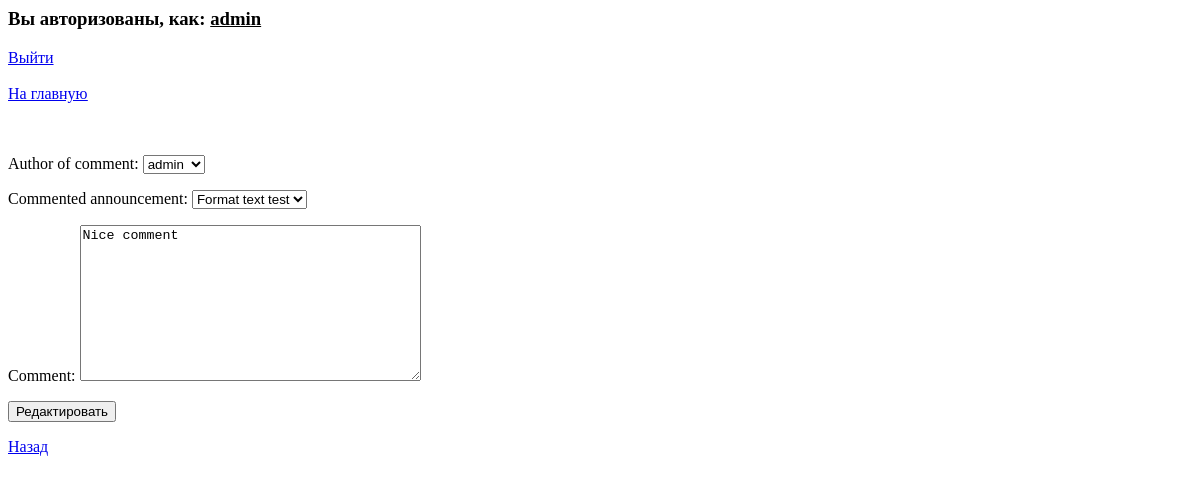
/comments/edit/1 (signed in), run on an earlier commit of the app's database.
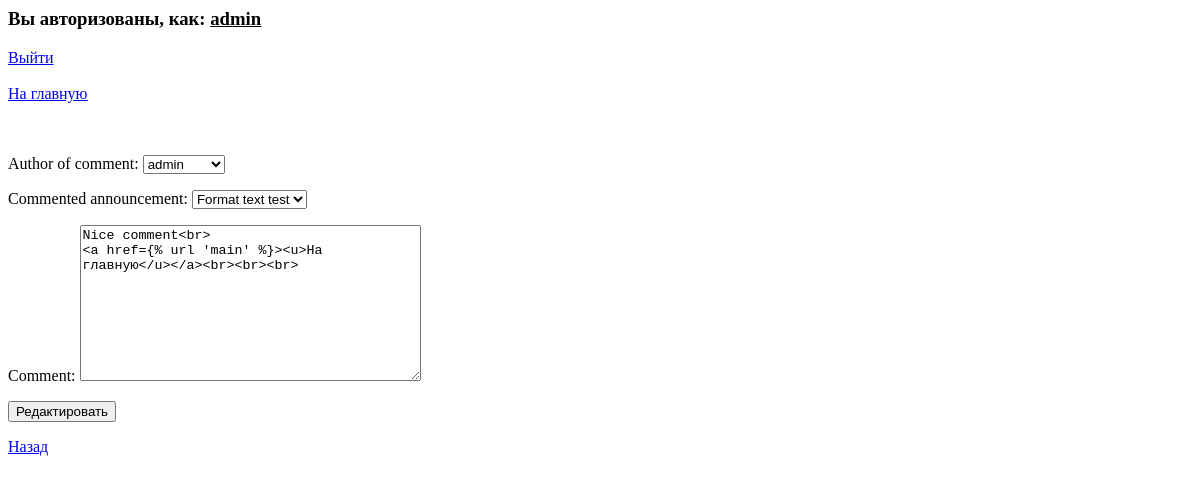
And on a later commit of the database.
### announcements/models.py (models this page shows, shortened)
class Comment(models.Model):
    com_ann = models.ForeignKey(Announcement, on_delete=models.CASCADE, verbose_name='Commented announcement')
    com_author = models.ForeignKey(User, on_delete=models.CASCADE, verbose_name='Author of comment')
    com_body = models.TextField(verbose_name='Comment')
    com_time_in = models.DateTimeField(auto_now_add=True, verbose_name='Time of comment creation')
    com_confirmed = models.BooleanField(default=False, verbose_name='Comment confirmed by announcement author')
    class Meta:
        verbose_name = 'Comment'
        verbose_name_plural = 'Comments'

### announcements/views.py (the view)
# urls.py: path('comments/edit/<int:pk>', CommentEdit.as_view(), name='comment_edit'),
class CommentEdit(LoginRequiredMixin, UpdateView):
    template_name = 'comment_edit.html'
    form_class = CommentForm
    queryset = Comment.objects.all()  # TODO try change with model = Comment

### announcements/forms.py
class CommentForm(ModelForm):
    class Meta:
        model = Comment
        fields = ['com_author', 'com_ann', 'com_body']

### announcements/models.py (called while the page is built)
    def __str__(self):
        return self.ann_title

### templates/comment_edit.html (shortened to what this page needs)
<h3>Вы авторизованы, как: <u>{{ user }}</u></h3> <a href={% url 'logout' %}>Выйти</a><br><br>
<a href={% url 'main' %}><u>На главную</u></a><br><br><br>
{% if user == object.com_author %}
    <form method="POST">
    {{ form.as_p }}
    <input type="submit" value={{ 'Редактировать комментарий' }}>
    </form>
{% else %}
    <h1>Думали, все так просто? ;)<br>Эта страница доступна только автору комментария</h1>
{% endif %}
<a href={% url 'comment_list' %}><u>Назад</u></a>

What changed in the data, as far as the page shows it:
changed Comment "admin": com_body "Nice comment" → "Nice comment<br> <a href={% url 'main' %}><u>На главную</u></a><br><br><br>"
